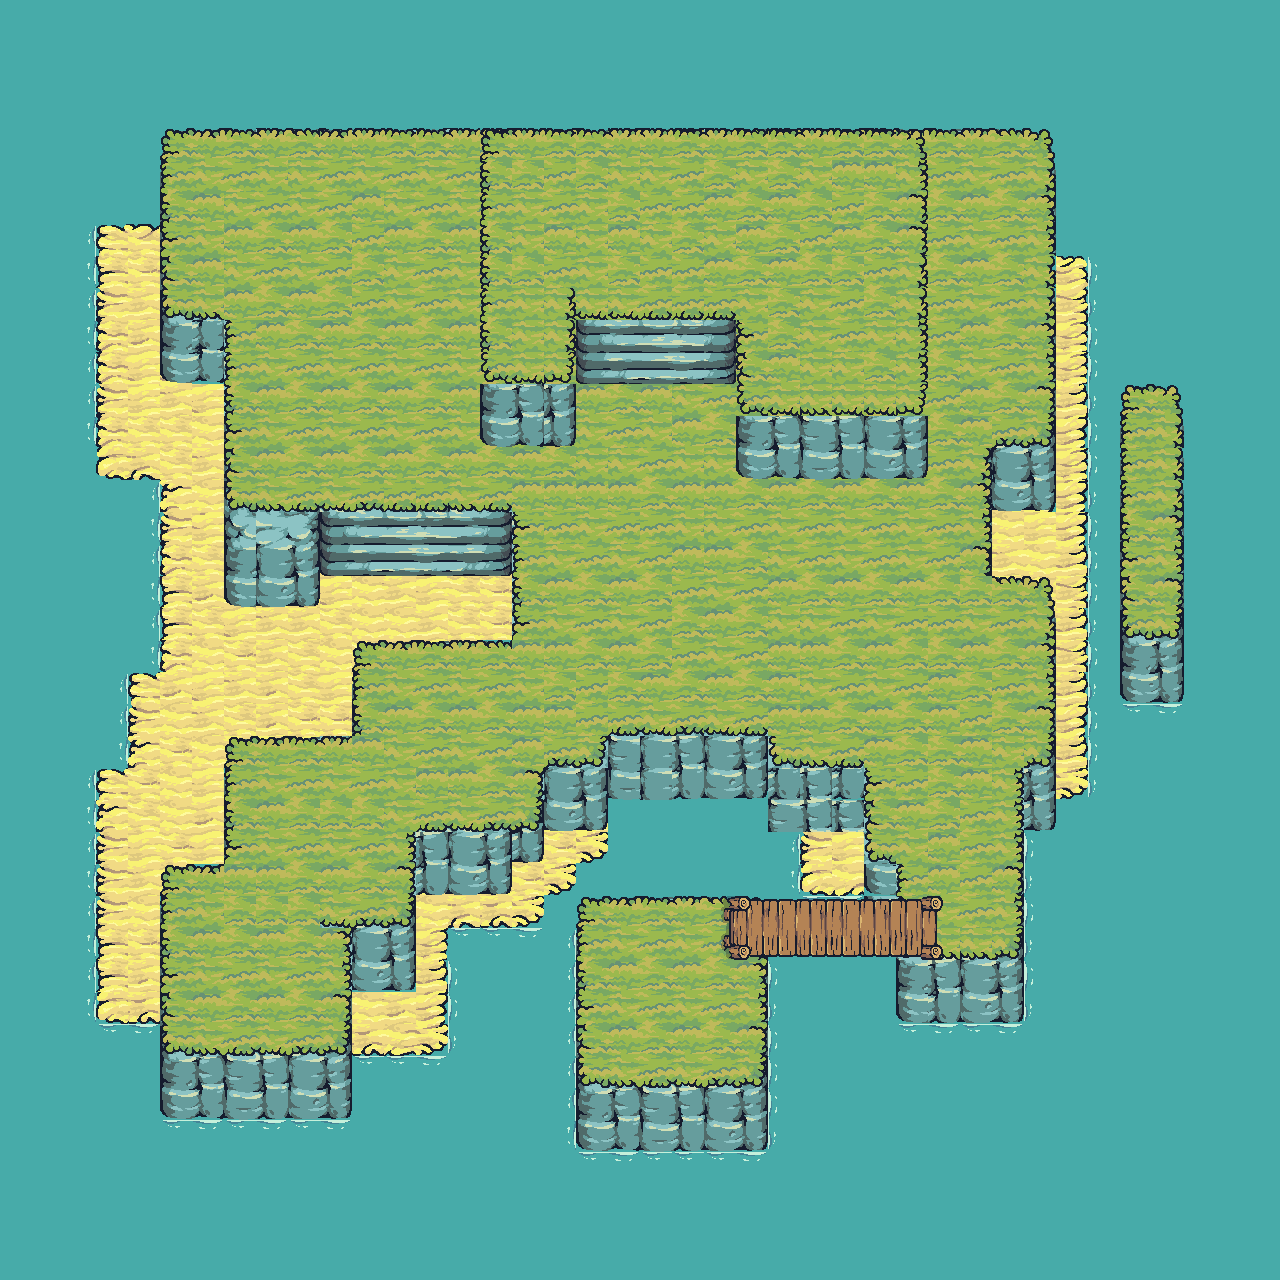

The image is a tile-based game level rendered from a .tmx file. Its description and source (layers, tilesets, objects; grid data summarised) follow:
An orthogonal 40x40 tile map with 32x32 px tiles, 6 tile layers (water, grass and sand 1, rock, grass 2, ...), 9 tilesets and 98 objects (8x enemies, player).

<map version="1.10" tiledversion="1.11.0" orientation="orthogonal" renderorder="right-down" width="40" height="40" tilewidth="32" tileheight="32" infinite="0" nextlayerid="11" nextobjectid="122">
 <tileset firstgid="1" source="../tsx/water.tsx" />
 <tileset firstgid="5" source="../tsx/Tilemap_Flat.tsx" />
 <tileset firstgid="165" source="../tsx/rocks.tsx" />
 <tileset firstgid="293" source="../tsx/bridge.tsx" />
 <tileset firstgid="341" name="castle" tilewidth="320" tileheight="256" tilecount="6" columns="0">
  <grid orientation="orthogonal" width="1" height="1" />
  <tile id="0">
   <image source="../../Tiny Swords (Update 010)/Factions/Knights/Buildings/Castle/Castle_Yellow.png" width="320" height="256" />
  </tile>
  <tile id="1">
   <image source="../../Tiny Swords (Update 010)/Factions/Knights/Buildings/Castle/Castle_Blue.png" width="320" height="256" />
  </tile>
  <tile id="2">
   <image source="../../Tiny Swords (Update 010)/Factions/Knights/Buildings/Castle/Castle_Construction.png" width="320" height="256" />
  </tile>
  <tile id="3">
   <image source="../../Tiny Swords (Update 010)/Factions/Knights/Buildings/Castle/Castle_Destroyed.png" width="320" height="256" />
  </tile>
  <tile id="4">
   <image source="../../Tiny Swords (Update 010)/Factions/Knights/Buildings/Castle/Castle_Purple.png" width="320" height="256" />
  </tile>
  <tile id="5">
   <image source="../../Tiny Swords (Update 010)/Factions/Knights/Buildings/Castle/Castle_Red.png" width="320" height="256" />
  </tile>
 </tileset>
 <tileset firstgid="347" source="../tsx/buildings.tsx" />
 <tileset firstgid="359" source="../tsx/foam.tsx" />
 <tileset firstgid="647" source="trees.tsx" />
 <tileset firstgid="659" source="../tsx/items.tsx" />
 <layer id="1" name="water" width="40" height="40">
  <data>[1600 cells, 1600 non-empty, 1 distinct tile ids]</data>
 </layer>
 <layer id="4" name="grass and sand 1" width="40" height="40">
  <data>[1600 cells, 258 non-empty, 77 distinct tile ids]</data>
 </layer>
 <layer id="2" name="rock" width="40" height="40">
  <data>[1600 cells, 738 non-empty, 78 distinct tile ids]</data>
 </layer>
 <layer id="5" name="grass 2" width="40" height="40">
  <data>[1600 cells, 687 non-empty, 54 distinct tile ids]</data>
 </layer>
 <layer id="7" name="bridge" width="40" height="40">
  <data>[1600 cells, 16 non-empty, 12 distinct tile ids]</data>
 </layer>
 <layer id="6" name="rock 2" width="40" height="40">
  <data>[1600 cells, 136 non-empty, 46 distinct tile ids]</data>
 </layer>
 <objectgroup id="8" name="objects" visible="0">
  <object id="1" gid="341" x="178.085" y="308.643" width="293.484" height="241.084" />
  <object id="3" gid="352" x="219.395" y="842.288" width="118.056" height="246.056" />
  <object id="4" gid="352" x="645.316" y="1100.82" width="118" height="246" />
  <object id="6" gid="358" x="787.842" y="263.385" width="128" height="192" />
  <object id="7" gid="358" x="670.175" y="288.244" width="128" height="192" />
  <object id="8" gid="358" x="794.471" y="419.17" width="128" height="192" />
  <object id="10" gid="354" x="925.396" y="263.385" width="128" height="192" />
  <object id="17" gid="647" x="492.646" y="209.225" width="167.141" height="158.854" rotation="359.517" />
  <object id="19" gid="647" x="347.749" y="358.977" width="167.141" height="158.854" rotation="359.517" />
  <object id="20" gid="647" x="798.529" y="536.306" width="167.141" height="158.854" rotation="359.517" />
  <object id="21" gid="647" x="765.384" y="561.165" width="167.141" height="158.854" rotation="359.517" />
  <object id="22" gid="647" x="563.195" y="1051.72" width="167.141" height="158.854" rotation="359.517" />
  <object id="29" gid="647" x="279.801" y="914.165" width="167.141" height="158.854" rotation="359.517" />
  <object id="18" gid="647" x="462.245" y="229.639" width="167.141" height="158.854" />
  <object id="24" gid="655" x="686.236" y="541.808" width="192" height="192" />
  <object id="25" gid="655" x="353.123" y="417.512" width="192" height="192" />
  <object id="26" gid="655" x="421.071" y="278.301" width="192" height="192" />
  <object id="27" gid="655" x="805.56" y="286.587" width="192" height="192" />
  <object id="28" gid="655" x="99.559" y="1053.91" width="192" height="192" />
  <object id="30" gid="655" x="157.564" y="1040.65" width="192" height="192" />
  <object id="31" gid="655" x="116.132" y="1009.16" width="192" height="192" />
  <object id="33" gid="655" x="712.753" y="589.869" width="192" height="192" />
  <object id="34" gid="358" x="903.851" y="719.137" width="128" height="192" />
  <object id="35" gid="358" x="787.842" y="677.705" width="128" height="192" />
  <object id="36" gid="358" x="353.634" y="787.086" width="128" height="192" />
  <object id="37" gid="660" x="770.123" y="525.869" width="64" height="64" />
  <object id="38" gid="660" x="496.672" y="252.418" width="64" height="64" />
  <object id="39" gid="660" x="354.146" y="928.588" width="64" height="64" />
  <object id="40" gid="667" x="823.156" y="721.428" width="64" height="64" />
  <object id="41" gid="665" x="861.274" y="716.457" width="64" height="64" />
  <object id="42" gid="674" x="335.916" y="1048.42" width="64" height="128" />
  <object id="43" gid="675" x="727.034" y="529.696" width="64" height="128" />
  <object id="44" gid="676" x="116.132" y="447.343" width="150.568" height="148.911" />
  <object id="45" gid="673" x="180.132" y="462.893" width="64" height="64" />
  <object id="46" gid="673" x="367.404" y="1039.63" width="64" height="64" />
  <object id="47" gid="673" x="367.404" y="1039.63" width="64" height="64" />
  <object id="48" gid="673" x="413.808" y="1067.8" width="64" height="64" rotation="-90" />
  <object id="49" gid="662" x="402.207" y="946.818" width="64" height="64" />
  <object id="50" gid="664" x="978.941" y="557.358" width="64" height="64" />
  <object id="51" gid="664" x="425.409" y="209.329" width="64" height="64" />
  <object id="53" gid="670" x="965.682" y="285.564" width="64" height="64" />
  <object id="54" gid="670" x="942.48" y="288.878" width="64" height="64" />
  <object id="56" gid="671" x="990.542" y="300.479" width="64" height="64" />
  <object id="58" gid="667" x="233.165" y="366.771" width="64" height="64" />
  <object id="59" gid="666" x="258.024" y="385.001" width="64" height="64" />
  <object id="61" x="482.667" y="137.333" height="241.333" />
 </objectgroup>
 <objectgroup id="9" name="collisions">
  <object id="68" x="481.333" y="384" width="90.6667" height="57.3333" />
  <object id="69" x="741.333" y="417.333" width="181.333" height="54.6667" />
  <object id="70" x="842.667" y="425.333" width="22.6667" height="140" />
  <object id="71" x="808" y="554.667" />
  <object id="73" x="846.667" y="548" width="137.333" height="14.6667" />
  <object id="74" x="949.333" y="560" width="80" height="37.3333" />
  <object id="75" x="1021.33" y="589.333" width="29.3333" height="97.3333" />
  <object id="76" x="1048" y="686.667" width="12" height="72" />
  <object id="77" x="98.6667" y="44" width="990.667" height="62.6667" />
  <object id="78" x="1014.67" y="766.667" width="37.3333" height="214.667" />
  <object id="79" x="898.667" y="962.667" width="124" height="54.6667" />
  <object id="80" x="598.667" y="736" width="178.667" height="58.6667" />
  <object id="81" x="762.667" y="764" width="114.667" height="96" />
  <object id="82" x="533.333" y="768" width="104" height="58.6667" />
  </objectgroup>
 <objectgroup id="10" name="entities">
  <!-- 9 objects omitted --></objectgroup>
</map>
<!-- 38 of 98 objects omitted -->
